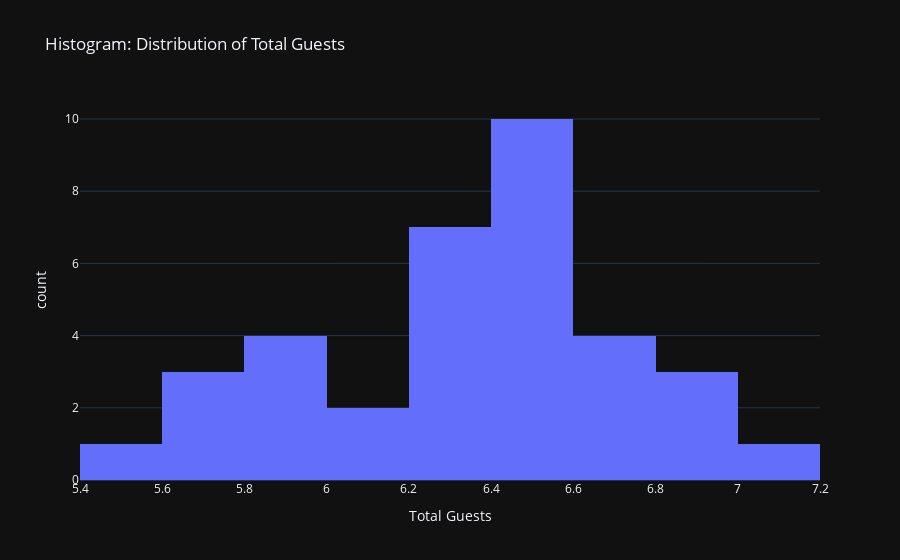
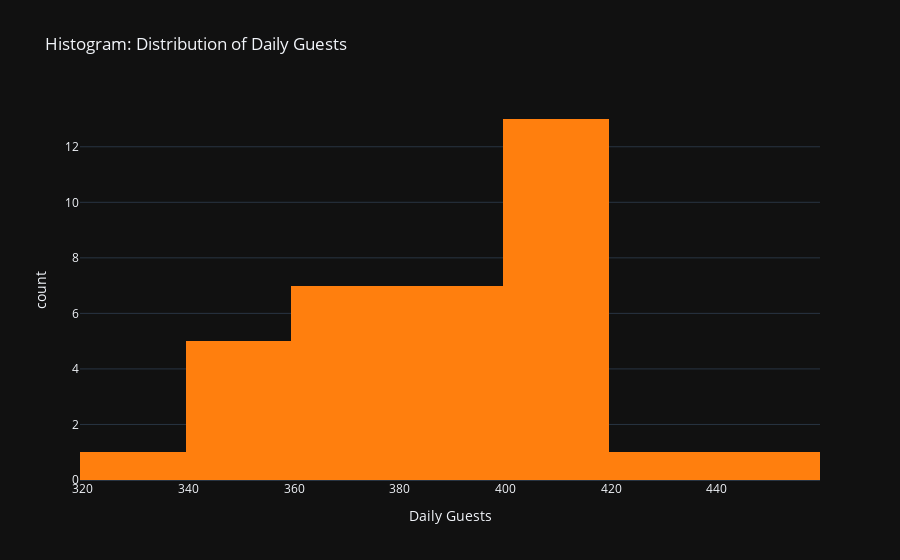

Notebook code for these charts, in order:
### Markdown cell above
![Plot](plots/4.png)
![Plot](plots/5.png)

### Code cell
# Create histograms for guests_total and guests_daily
fig1 = px.histogram(df, x='guests_total',
                    labels={'guests_total': 'Total Guests'},
                    title='Histogram: Distribution of Total Guests')

fig2 = px.histogram(df, x='guests_daily',
                    labels={'guests_daily': 'Daily Guests'},
                    title='Histogram: Distribution of Daily Guests',
                    color_discrete_sequence=['#ff7f0e'])  # Custom color for Daily Guests histogram

fig1.update_layout(template='plotly_dark')
fig2.update_layout(template='plotly_dark')
fig1.show()
fig2.show()

### Figure 1 — Plotly figure (JSON) as saved in the notebook; plotly's stock layout.template omitted (floating-point values rounded to 4 significant figures)
{"data": [{"alignmentgroup": "True", "bingroup": "x", "hovertemplate": "Total Guests=%{x}<br>count=%{y}<extra></extra>", "legendgroup": "", "marker": {"color": "#636efa", "pattern": {"shape": ""}}, "name": "", "offsetgroup": "", "orientation": "v", "showlegend": false, "type": "histogram", "x": [7.1, 6.7, 6.5, 5.7, 6.2, 6.7, 6.4, 5.9, 6.5, 6.6, 6.7, 6.9, 6.4, 6.5, 6.5, 6.9, 5.5, 5.9, 6.3, 5.9, 6.1, 6.5, 6.2, 6, 5.7, 6.4, 6.9, 6.4, 6.4, 6.3, 5.9, 5.6, 6.2, 6.3, 6.3], "xaxis": "x", "yaxis": "y"}], "layout": {"barmode": "relative", "legend": {"tracegroupgap": 0}, "title": {"text": "Histogram: Distribution of Total Guests"}, "xaxis": {"anchor": "y", "domain": [0, 1], "title": {"text": "Total Guests"}}, "yaxis": {"anchor": "x", "domain": [0, 1], "title": {"text": "count"}}}}

### Figure 2 — Plotly figure (JSON) as saved in the notebook; plotly's stock layout.template omitted (floating-point values rounded to 4 significant figures)
{"data": [{"alignmentgroup": "True", "bingroup": "x", "hovertemplate": "Daily Guests=%{x}<br>count=%{y}<extra></extra>", "legendgroup": "", "marker": {"color": "#ff7f0e", "pattern": {"shape": ""}}, "name": "", "offsetgroup": "", "orientation": "v", "showlegend": false, "type": "histogram", "x": [444, 419, 406, 356, 388, 419, 400, 369, 406, 413, 419, 431, 400, 406, 406, 383, 344, 369, 394, 369, 359, 361, 388, 375, 356, 376, 406, 400, 400, 394, 369, 329, 344, 394, 394], "xaxis": "x", "yaxis": "y"}], "layout": {"barmode": "relative", "legend": {"tracegroupgap": 0}, "title": {"text": "Histogram: Distribution of Daily Guests"}, "xaxis": {"anchor": "y", "domain": [0, 1], "title": {"text": "Daily Guests"}}, "yaxis": {"anchor": "x", "domain": [0, 1], "title": {"text": "count"}}}}
